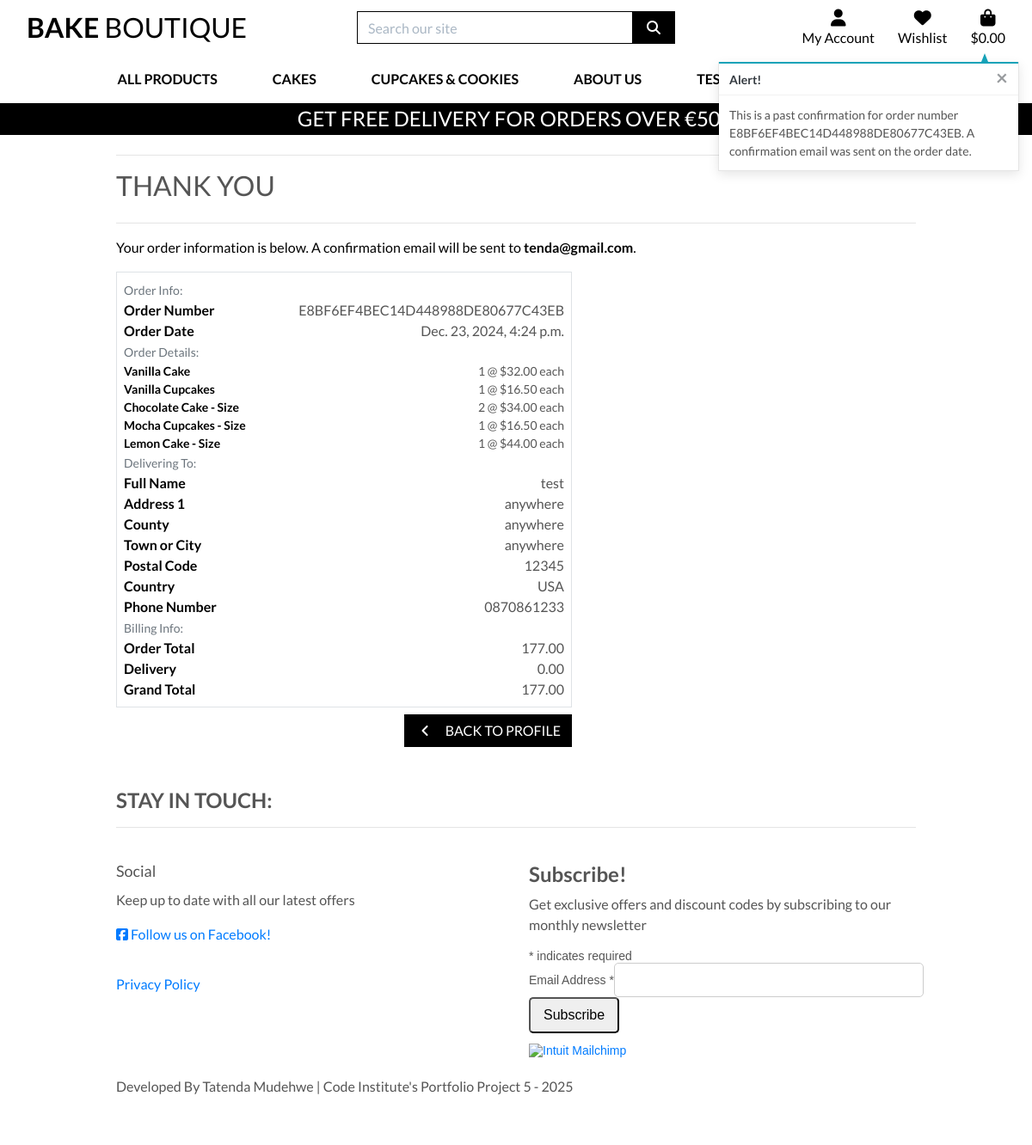
The app's page /profile/order_history/E8BF6EF4BEC14D448988DE80677C43EB (signed in) with its own data.
### checkout/models.py (models this page shows, shortened)
class Order(models.Model):
    order_number = models.CharField(max_length=32, null=False, editable=False)
    user_profile = models.ForeignKey(UserProfile, on_delete=models.SET_NULL,
                                     null=True, blank=True, related_name='orders')
    full_name = models.CharField(max_length=50, null=False, blank=False)
    email = models.EmailField(max_length=254, null=False, blank=False)
    phone_number = models.CharField(max_length=20, null=False, blank=False)
    country = CountryField(blank_label='Country *', null=False, blank=False)
    postcode = models.CharField(max_length=20, null=True, blank=True)
    town_or_city = models.CharField(max_length=40, null=False, blank=False)
    street_address1 = models.CharField(max_length=80, null=False, blank=False)
    street_address2 = models.CharField(max_length=80, null=True, blank=True)
    county = models.CharField(max_length=80, null=True, blank=True)
    date = models.DateTimeField(auto_now_add=True)
    delivery_cost = models.DecimalField(max_digits=6, decimal_places=2, null=False, default=0)
    order_total = models.DecimalField(max_digits=10, decimal_places=2, null=False, default=0)
    grand_total = models.DecimalField(max_digits=10, decimal_places=2, null=False, default=0)
    original_bag = models.TextField(null=False, blank=False, default='')
    stripe_pid = models.CharField(max_length=254, null=False, blank=False, default='')

class OrderLineItem(models.Model):
    order = models.ForeignKey(Order, null=False, blank=False, on_delete=models.CASCADE, related_name='lineitems')
    product = models.ForeignKey(Product, null=False, blank=False, on_delete=models.CASCADE)
    product_size = models.CharField(max_length=2, null=True, blank=True) # XS, S, M, L, XL
    quantity = models.IntegerField(null=False, blank=False, default=0)
    lineitem_total = models.DecimalField(max_digits=6, decimal_places=2, null=False, blank=False, editable=False)

### products/models.py (models this page shows, shortened)
class Product(models.Model):
    category = models.ForeignKey('Category', null=True, blank=True, on_delete=models.SET_NULL)
    sku = models.CharField(max_length=254, null=True, blank=True)
    name = models.CharField(max_length=254)
    description = models.TextField()
    has_sizes = models.BooleanField(default=False, null=True, blank=True)
    price = models.DecimalField(max_digits=6, decimal_places=2)
    rating = models.DecimalField(max_digits=6, decimal_places=2, null=True, blank=True)
    image_url = models.URLField(max_length=1024, null=True, blank=True)
    image = models.ImageField(null=True, blank=True)

### profiles/views.py (the view)
# urls.py: path('order_history/<order_number>', views.order_history, name='order_history'),
def order_history(request, order_number):
    order = get_object_or_404(Order, order_number=order_number)
    messages.info(request, (
        f'This is a past confirmation for order number {order_number}. '
        'A confirmation email was sent on the order date.'
    ))
    template = 'checkout/checkout_success.html'
    context = {
        'order': order,
        'from_profile': True,
    }
    return render(request, template, context)

### bag/contexts.py (called while the page is built, shortened)
def bag_contents(request):
    bag_items = []
    total = 0
    product_count = 0
    bag = request.session.get('bag', {})
    if total < settings.FREE_DELIVERY_THRESHOLD:
        delivery = total * Decimal(settings.STANDARD_DELIVERY_PERCENTAGE / 100)
        free_delivery_delta = settings.FREE_DELIVERY_THRESHOLD - total
    else:
        delivery = 0
        free_delivery_delta = 0
    grand_total = delivery + total
    context = {
        'bag_items': bag_items,
        'total': total,
        'product_count': product_count,
        'delivery': delivery,
        'free_delivery_delta': free_delivery_delta,
        'free_delivery_threshold': settings.FREE_DELIVERY_THRESHOLD,
        'grand_total': grand_total,
    }
    return context

### checkout/templates/checkout/checkout_success.html (shortened to what this page needs)
{% extends "base.html" %}
{% load static %}
{% block extra_css %}
    <link rel="stylesheet" href="{% static 'checkout/css/checkout.css' %}">
{% endblock %}
{% block page_header %}
    <div class="container header-container">
    </div>
{% endblock %}
{% block content %}
    <div class="overlay"></div>
    <div class="container">
        <div class="row">
            <div class="col">
                <hr>
                <h2 class="logo-font mb-4">Thank You</h2>
                <hr>
                <p class="text-black">Your order information is below. A confirmation email will be sent to <strong>{{ order.email }}</strong>.</p>
            </div>
        </div>
        <div class="row">
            <div class="col-12 col-lg-7">
                <div class="order-confirmation-wrapper p-2 border">
                    <div class="row">
                        <div class="col">
                            <small class="text-muted">Order Info:</small>
                        </div>
                    </div>
                    <div class="row">
                        <div class="col-12 col-md-4">
                            <p class="mb-0 text-black font-weight-bold">Order Number</p>
                        </div>
                        <div class="col-12 col-md-8 text-md-right">
                            <p class="mb-0">{{ order.order_number }}</p>
                        </div>
                    </div>
                    <div class="row">
                        <div class="col-12 col-md-4">
                            <p class="mb-0 text-black font-weight-bold">Order Date</p>
                        </div>
                        <div class="col-12 col-md-8 text-md-right">
                            <p class="mb-0">{{ order.date }}</p>
                        </div>
                    </div>
                    <div class="row">
                        <div class="col">
                            <small class="text-muted">Order Details:</small>
                        </div>
                    </div>
                    {% for item in order.lineitems.all %}
                    <div class="row">
                        <div class="col-12 col-md-4">
                            <p class="small mb-0 text-black font-weight-bold">
                                {{ item.product.name }}{% if item.product_size %} - Size {{ item.product.size|upper }}{% endif %}
                            </p>
                        </div>
                        <div class="col-12 col-md-8 text-md-right">
                            <p class="small mb-0">{{ item.quantity }} @ ${{ item.product.price }} each</p>
                        </div>
                    </div>
                    {% endfor %}
                    <div class="row">
                        <div class="col">
                            <small class="text-muted">Delivering To:</small>
                        </div>
                    </div>
                    <div class="row">
                        <div class="col-12 col-md-4">
                            <p class="mb-0 text-black font-weight-bold">Full Name</p>
                        </div>
                        <div class="col-12 col-md-8 text-md-right">
                            <p class="mb-0">{{ order.full_name }}</p>
                        </div>
                    </div>
                    <div class="row">
                        <div class="col-12 col-md-4">
                            <p class="mb-0 text-black font-weight-bold">Address 1</p>
                        </div>
                        <div class="col-12 col-md-8 text-md-right">
                            <p class="mb-0">{{ order.street_address1 }}</p>
                        </div>
                    </div>
                    {% if order.county %}
                    <div class="row">
                        <div class="col-12 col-md-4">
                            <p class="mb-0 text-black font-weight-bold">County</p>
                        </div>
                        <div class="col-12 col-md-8 text-md-right">
                            <p class="mb-0">{{ order.county }}</p>
                        </div>
                    </div>
                    {% endif %}
                    <div class="row">
                        <div class="col-12 col-md-4">
                            <p class="mb-0 text-black font-weight-bold">Town or City</p>
                        </div>
                        <div class="col-12 col-md-8 text-md-right">
                            <p class="mb-0">{{ order.town_or_city }}</p>
                        </div>
                    </div>
                    {% if order.postcode %}
                    <div class="row">
                        <div class="col-12 col-md-4">
                            <p class="mb-0 text-black font-weight-bold">Postal Code</p>
                        </div>
                        <div class="col-12 col-md-8 text-md-right">
                            <p class="mb-0">{{ order.postcode }}</p>
                        </div>
                    </div>
                    {% endif %}
                    <div class="row">
                        <div class="col-12 col-md-4">
                            <p class="mb-0 text-black font-weight-bold">Country</p>
                        </div>
                        <div class="col-12 col-md-8 text-md-right">
                            <p class="mb-0">{{ order.country }}</p>
                        </div>
                    </div>
                    <div class="row">
                        <div class="col-12 col-md-4">
                            <p class="mb-0 text-black font-weight-bold">Phone Number</p>
                        </div>
                        <div class="col-12 col-md-8 text-md-right">
                            <p class="mb-0">{{ order.phone_number }}</p>
                        </div>
                    </div>
                    <div class="row">
                        <div class="col">
                            <small class="text-muted">Billing Info:</small>
                        </div>
                    </div>
                    <div class="row">
                        <div class="col-12 col-md-4">
                            <p class="mb-0 text-black font-weight-bold">Order Total</p>
                        </div>
                        <div class="col-12 col-md-8 text-md-right">
                            <p class="mb-0">{{ order.order_total }}</p>
                        </div>
                    </div>
                    <div class="row">
                        <div class="col-12 col-md-4">
                            <p class="mb-0 text-black font-weight-bold">Delivery</p>
                        </div>
                        <div class="col-12 col-md-8 text-md-right">
                            <p class="mb-0">{{ order.delivery_cost }}</p>
                        </div>
                    </div>
                    <div class="row">
                        <div class="col-12 col-md-4">
                            <p class="mb-0 text-black font-weight-bold">Grand Total</p>
                        </div>
                        <div class="col-12 col-md-8 text-md-right">
                            <p class="mb-0">{{ order.grand_total }}</p>
                        </div>
                    </div>
                </div>
            </div>
        </div>
        <div class="row">
			<div class="col-12 col-lg-7 text-right">
                {% if from_profile %}
                    <a href="{% url 'profile' %}" class="btn btn-black rounded-0 my-2">
                        <span class="icon mr-2">
                            <i class="fas fa-angle-left"></i>
                        </span>
                        <span class="text-uppercase">Back to Profile</span>
                    </a>
                {% endif %}
			</div>
		</div>
    </div>
{% endblock %}

### static/css/base.css (style rules this page uses)
html { height: 100%; }
body { background: url('/media/homepage_background_cropped.jpeg') no-repeat center center fixed; background-size: cover; height: calc(100vh - 164px); color: #555; font-family: 'Lato'; }
.icon { align-items: center; display: inline-flex; justify-content: center; height: 1.5rem; width: 1.5rem; }
.logo-font { text-transform: uppercase; }
.btn-black { background: black; color: white; }
.text-black { color: #000 !important; }
.overlay { height: 100%; width: 100%; top: 0; left: 0; position: fixed; background: white; z-index: -1; }
@media (min-width: 1200px) { .container { max-width: 80%; } }
@media (min-width: 992px) { .header-container { padding-top: 164px; } }

### records on screen
Order: email "tenda@gmail.com", order_number "E8BF6EF4BEC14D448988DE80677C43EB", date "Dec. 23, 2024, 4:24 p.m.", full_name "test", street_address1 "anywhere", county "anywhere", town_or_city "anywhere", postcode "12345", country "USA", phone_number "0870861233", order_total "177.00", delivery_cost "0.00", grand_total "177.00"
OrderLineItem: product.name "Vanilla Cake", quantity "1", product.price "32.00"
OrderLineItem: product.name "Vanilla Cupcakes", quantity "1", product.price "16.50"
OrderLineItem: product.name "Chocolate Cake", quantity "2", product.price "34.00"
OrderLineItem: product.name "Mocha Cupcakes", quantity "1", product.price "16.50"
OrderLineItem: product.name "Lemon Cake", quantity "1", product.price "44.00"

### other values on screen
{{ free_delivery_threshold }} "50"
{{ message }} "This is a past confirmation for order number E8BF6EF4BEC14D448988DE80677C43EB. A confirmation email was sent on the order date."
